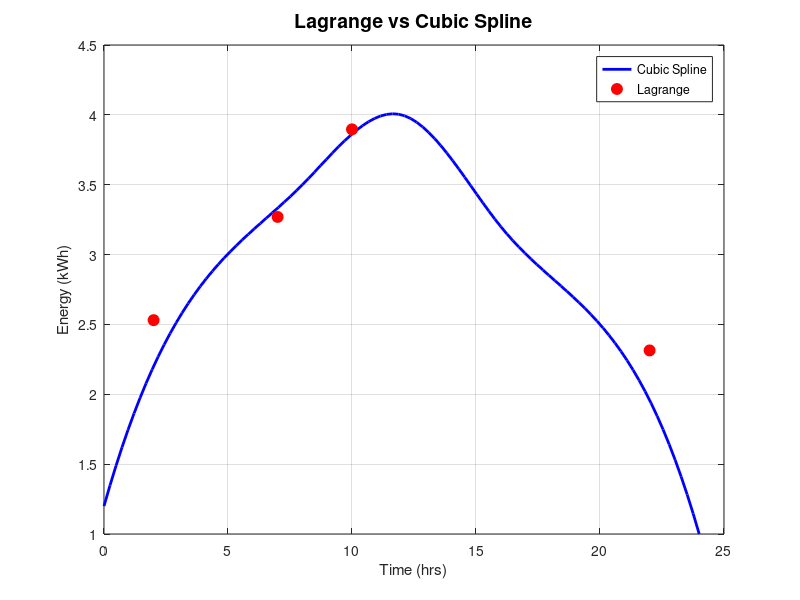

The MATLAB source for this figure:
time = [0, 4, 8, 12, 16, 20, 24];
energy = [1.2, 2.8, 3.5, 4.0, 3.2, 2.5, 1.0];

n = length(time);

% Function to calculate the Lagrange interpolation polynomial

function val = lagrange_polynomial(x, time, energy, n)
    val = 0;
    for i = 1:n
        L = 1;
        for j = 1:n
            if i ~= j
                L = L * (x - time(j)) / (time(i) - time(j));
            end
        end
        val = val + L * energy(i);
    end
end

% Cubic Spline
spline_coeffs = spline(time, energy);

% Function to evaluate the cubic spline at a given point
function val = evaluate_spline(x, spline_coeffs)
    val = ppval(spline_coeffs, x);
end


%Points to evaluate
eval_points = [2, 7, 10, 22];

% Lagrange Interpolation For the given points
estimated_energy_lagrange = arrayfun(@(x) lagrange_polynomial(x, time, energy, n), eval_points);

disp('Estimated Energy using Lagrange Interpolation:');
disp(['At ', num2str(eval_points(1)), ' : ', num2str(estimated_energy_lagrange(1)), ' kWh']);
disp(['At ', num2str(eval_points(2)), ' : ', num2str(estimated_energy_lagrange(2)), ' kWh']);
disp(['At ', num2str(eval_points(3)), ' : ', num2str(estimated_energy_lagrange(3)), ' kWh']);
disp(['At ', num2str(eval_points(4)), ' : ', num2str(estimated_energy_lagrange(4)), ' kWh']);
disp('')



t_range = linspace(0, 24, 100);
spline_vals = arrayfun(@(x) evaluate_spline(x, spline_coeffs), t_range);

% Cubic Spline For points from 0 to 24
estimated_energy_spline = arrayfun(@(x) evaluate_spline(x, spline_coeffs), eval_points);

disp('Estimated Energy using Cubic Spline:');
disp(['At ', num2str(eval_points(1)), ' : ', num2str(estimated_energy_spline(1)), ' kWh']);
disp(['At ', num2str(eval_points(2)), ' : ', num2str(estimated_energy_spline(2)), ' kWh']);
disp(['At ', num2str(eval_points(3)), ' : ', num2str(estimated_energy_spline(3)), ' kWh']);
disp(['At ', num2str(eval_points(4)), ' : ', num2str(estimated_energy_spline(4)), ' kWh']);
disp('')

%Error Calculation
absolute_error = abs(estimated_energy_spline - estimated_energy_lagrange);
percentage_error = (absolute_error ./ estimated_energy_spline) * 100;

disp('Absolute Error:');
disp(['At ', num2str(eval_points(1)), ' : ', num2str(absolute_error(1)), ' kWh']);
disp(['At ', num2str(eval_points(2)), ' : ', num2str(absolute_error(2)), ' kWh']);
disp(['At ', num2str(eval_points(3)), ' : ', num2str(absolute_error(3)), ' kWh']);
disp(['At ', num2str(eval_points(4)), ' : ', num2str(absolute_error(4)), ' kWh']);
disp('')
disp('Percentage Error:');
disp(['At ', num2str(eval_points(1)), ' : ', num2str(percentage_error(1)), '%']);
disp(['At ', num2str(eval_points(2)), ' : ', num2str(percentage_error(2)), '%']);
disp(['At ', num2str(eval_points(3)), ' : ', num2str(percentage_error(3)), '%']);
disp(['At ', num2str(eval_points(4)), ' : ', num2str(percentage_error(4)), '%']);
disp('')

%Plot For Lagrange vs Cubic Spline
figure;
plot(t_range, spline_vals, 'b-', 'LineWidth', 2);
hold on;
plot(eval_points, estimated_energy_lagrange, 'ro', 'MarkerSize', 8, 'MarkerFaceColor', 'r');
grid on;
xlabel('Time (hrs)');
ylabel('Energy (kWh)');
title('Lagrange vs Cubic Spline', 'FontSize', 14);
legend('Cubic Spline', 'Lagrange');
hold off;
waitfor(gcf);


